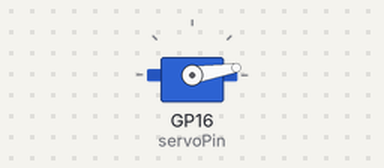
Recording of a program running on a simulated Raspberry Pi Pico running MicroPython. Shown: servo. Servo angles are drawn from the pulse width (0.5 ms = 0°, 2.5 ms = 180°).

Above: at 0.05 s.
Timing chart, 0 to 4.6 s (numbered marks = the images above):
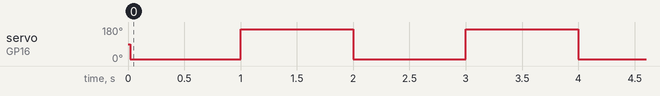

The program:

servo_control.py
```python
from machine import Pin, Timer, ADC, PWM
import utime
import time

servoPin = Pin(16)
servo = PWM(servoPin)
duty_cycle = 0
servo.freq(50)
def setservo(angle):
    duty_cycle = int(angle*(7803-1950)/180) + 1950
    servo.duty_u16(duty_cycle)
setservo(90)
while 1:
    setservo(0)
    time.sleep(1)
    setservo(180)
    time.sleep(1)
    setservo(0)
```

Measured:
- by itself, servo on GP16 (servoPin): alternates 169° for 1.0 s and 9° for 1.0 s
